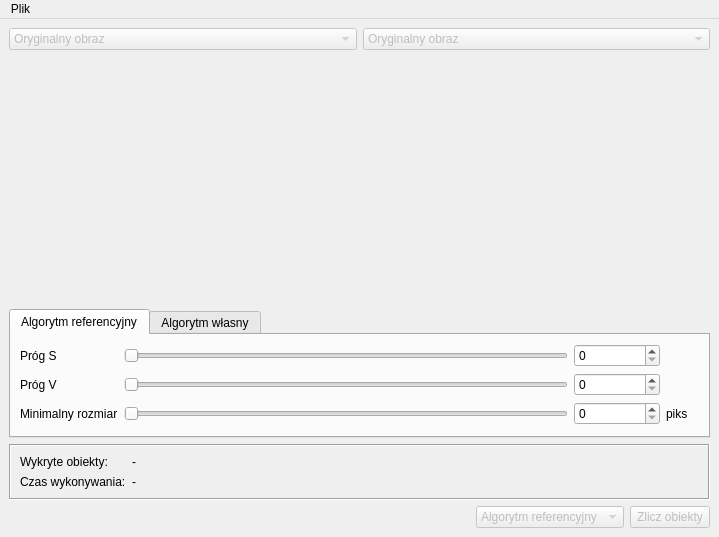
<?xml version="1.0" encoding="UTF-8"?>
<ui version="4.0">
 <class>MainWindow</class>
 <widget class="QMainWindow" name="MainWindow">
  <property name="geometry">
   <rect>
    <x>0</x>
    <y>0</y>
    <width>719</width>
    <height>537</height>
   </rect>
  </property>
  <property name="windowTitle">
   <string>Zliczanie obiektów</string>
  </property>
  <widget class="QWidget" name="centralwidget">
   <property name="sizePolicy">
    <sizepolicy hsizetype="Preferred" vsizetype="Preferred">
     <horstretch>0</horstretch>
     <verstretch>0</verstretch>
    </sizepolicy>
   </property>
   <property name="minimumSize">
    <size>
     <width>425</width>
     <height>0</height>
    </size>
   </property>
   <layout class="QVBoxLayout" name="verticalLayout_3">
    <item>
     <layout class="QHBoxLayout" name="horizontalLayout">
      <item>
       <layout class="QVBoxLayout" name="verticalLayout">
        <item>
         <widget class="QComboBox" name="imageComboLeft">
          <property name="enabled">
           <bool>false</bool>
          </property>
          <property name="sizePolicy">
           <sizepolicy hsizetype="Preferred" vsizetype="Fixed">
            <horstretch>0</horstretch>
            <verstretch>0</verstretch>
           </sizepolicy>
          </property>
          <item>
           <property name="text">
            <string>Oryginalny obraz</string>
           </property>
          </item>
          <item>
           <property name="text">
            <string>Oryginalny obraz (przestrzeń H)</string>
           </property>
          </item>
          <item>
           <property name="text">
            <string>Oryginalny obraz (przestrzeń S)</string>
           </property>
          </item>
          <item>
           <property name="text">
            <string>Oryginalny obraz (przestrzeń V)</string>
           </property>
          </item>
          <item>
           <property name="text">
            <string>Wstępne przetwarzanie</string>
           </property>
          </item>
          <item>
           <property name="text">
            <string>Wstępne przetwarzanie (przestrzeń H)</string>
           </property>
          </item>
          <item>
           <property name="text">
            <string>Wstępne przetwarzanie (przestrzeń S)</string>
           </property>
          </item>
          <item>
           <property name="text">
            <string>Wstępne przetwarzanie (przestrzeń V)</string>
           </property>
          </item>
          <item>
           <property name="text">
            <string>Progowanie (przestrzeń H)</string>
           </property>
          </item>
          <item>
           <property name="text">
            <string>Progowanie (przestrzeń S)</string>
           </property>
          </item>
          <item>
           <property name="text">
            <string>Progowanie (przestrzeń V)</string>
           </property>
          </item>
          <item>
           <property name="text">
            <string>Operacje morfologiczne</string>
           </property>
          </item>
          <item>
           <property name="text">
            <string>Zliczanie</string>
           </property>
          </item>
         </widget>
        </item>
        <item>
         <widget class="ImageWidget" name="imagePreviewLeft">
          <property name="sizePolicy">
           <sizepolicy hsizetype="Expanding" vsizetype="Expanding">
            <horstretch>0</horstretch>
            <verstretch>0</verstretch>
           </sizepolicy>
          </property>
          <property name="minimumSize">
           <size>
            <width>0</width>
            <height>0</height>
           </size>
          </property>
          <property name="contextMenuPolicy">
           <enum>Qt::ActionsContextMenu</enum>
          </property>
          <property name="text">
           <string/>
          </property>
          <property name="scaledContents">
           <bool>false</bool>
          </property>
          <property name="alignment">
           <set>Qt::AlignCenter</set>
          </property>
         </widget>
        </item>
       </layout>
      </item>
      <item>
       <layout class="QVBoxLayout" name="verticalLayout_2">
        <item>
         <widget class="QComboBox" name="imageComboRight">
          <property name="enabled">
           <bool>false</bool>
          </property>
          <property name="sizePolicy">
           <sizepolicy hsizetype="Preferred" vsizetype="Fixed">
            <horstretch>0</horstretch>
            <verstretch>0</verstretch>
           </sizepolicy>
          </property>
          <property name="currentText">
           <string>Oryginalny obraz</string>
          </property>
          <property name="currentIndex">
           <number>0</number>
          </property>
          <item>
           <property name="text">
            <string>Oryginalny obraz</string>
           </property>
          </item>
          <item>
           <property name="text">
            <string>Oryginalny obraz (przestrzeń H)</string>
           </property>
          </item>
          <item>
           <property name="text">
            <string>Oryginalny obraz (przestrzeń S)</string>
           </property>
          </item>
          <item>
           <property name="text">
            <string>Oryginalny obraz (przestrzeń V)</string>
           </property>
          </item>
          <item>
           <property name="text">
            <string>Wstępne przetwarzanie</string>
           </property>
          </item>
          <item>
           <property name="text">
            <string>Wstępne przetwarzanie (przestrzeń H)</string>
           </property>
          </item>
          <item>
           <property name="text">
            <string>Wstępne przetwarzanie (przestrzeń S)</string>
           </property>
          </item>
          <item>
           <property name="text">
            <string>Wstępne przetwarzanie (przestrzeń V)</string>
           </property>
          </item>
          <item>
           <property name="text">
            <string>Progowanie (przestrzeń H)</string>
           </property>
          </item>
          <item>
           <property name="text">
            <string>Progowanie (przestrzeń S)</string>
           </property>
          </item>
          <item>
           <property name="text">
            <string>Progowanie (przestrzeń V)</string>
           </property>
          </item>
          <item>
           <property name="text">
            <string>Operacje morfologiczne</string>
           </property>
          </item>
          <item>
           <property name="text">
            <string>Zliczanie</string>
           </property>
          </item>
         </widget>
        </item>
        <item>
         <widget class="ImageWidget" name="imagePreviewRight">
          <property name="sizePolicy">
           <sizepolicy hsizetype="Expanding" vsizetype="Expanding">
            <horstretch>0</horstretch>
            <verstretch>0</verstretch>
           </sizepolicy>
          </property>
          <property name="minimumSize">
           <size>
            <width>0</width>
            <height>0</height>
           </size>
          </property>
          <property name="contextMenuPolicy">
           <enum>Qt::ActionsContextMenu</enum>
          </property>
          <property name="text">
           <string/>
          </property>
          <property name="scaledContents">
           <bool>false</bool>
          </property>
          <property name="alignment">
           <set>Qt::AlignCenter</set>
          </property>
         </widget>
        </item>
       </layout>
      </item>
     </layout>
    </item>
    <item>
     <widget class="QTabWidget" name="algorithmTabs">
      <property name="sizePolicy">
       <sizepolicy hsizetype="Preferred" vsizetype="Preferred">
        <horstretch>0</horstretch>
        <verstretch>0</verstretch>
       </sizepolicy>
      </property>
      <property name="currentIndex">
       <number>0</number>
      </property>
      <widget class="QWidget" name="refAlgorithmTab">
       <attribute name="title">
        <string>Algorytm referencyjny</string>
       </attribute>
       <layout class="QVBoxLayout" name="verticalLayout_5">
        <item>
         <layout class="QFormLayout" name="formLayout_2">
          <item row="0" column="0">
           <widget class="QLabel" name="sThresholdLabel">
            <property name="text">
             <string>Próg S</string>
            </property>
           </widget>
          </item>
          <item row="0" column="1">
           <layout class="QHBoxLayout" name="horizontalLayout_10">
            <item>
             <widget class="QSlider" name="sThresholdSlider">
              <property name="maximum">
               <number>256</number>
              </property>
              <property name="tracking">
               <bool>true</bool>
              </property>
              <property name="orientation">
               <enum>Qt::Horizontal</enum>
              </property>
              <property name="invertedAppearance">
               <bool>false</bool>
              </property>
              <property name="invertedControls">
               <bool>false</bool>
              </property>
              <property name="tickPosition">
               <enum>QSlider::NoTicks</enum>
              </property>
             </widget>
            </item>
            <item>
             <widget class="QSpinBox" name="sThresholdSpin">
              <property name="minimumSize">
               <size>
                <width>86</width>
                <height>0</height>
               </size>
              </property>
              <property name="wrapping">
               <bool>false</bool>
              </property>
              <property name="frame">
               <bool>true</bool>
              </property>
              <property name="buttonSymbols">
               <enum>QAbstractSpinBox::UpDownArrows</enum>
              </property>
              <property name="maximum">
               <number>256</number>
              </property>
              <property name="displayIntegerBase">
               <number>10</number>
              </property>
             </widget>
            </item>
            <item>
             <widget class="QLabel" name="label_4">
              <property name="minimumSize">
               <size>
                <width>33</width>
                <height>0</height>
               </size>
              </property>
              <property name="text">
               <string/>
              </property>
             </widget>
            </item>
           </layout>
          </item>
          <item row="1" column="0">
           <widget class="QLabel" name="vThresholdLabel">
            <property name="text">
             <string>Próg V</string>
            </property>
           </widget>
          </item>
          <item row="1" column="1">
           <layout class="QHBoxLayout" name="horizontalLayout_9">
            <item>
             <widget class="QSlider" name="vThresholdSlider">
              <property name="maximum">
               <number>256</number>
              </property>
              <property name="tracking">
               <bool>true</bool>
              </property>
              <property name="orientation">
               <enum>Qt::Horizontal</enum>
              </property>
              <property name="invertedAppearance">
               <bool>false</bool>
              </property>
              <property name="invertedControls">
               <bool>false</bool>
              </property>
              <property name="tickPosition">
               <enum>QSlider::NoTicks</enum>
              </property>
             </widget>
            </item>
            <item>
             <widget class="QSpinBox" name="vThresholdSpin">
              <property name="minimumSize">
               <size>
                <width>86</width>
                <height>0</height>
               </size>
              </property>
              <property name="maximum">
               <number>256</number>
              </property>
             </widget>
            </item>
            <item>
             <widget class="QLabel" name="label_5">
              <property name="minimumSize">
               <size>
                <width>33</width>
                <height>0</height>
               </size>
              </property>
              <property name="text">
               <string/>
              </property>
             </widget>
            </item>
           </layout>
          </item>
          <item row="2" column="0">
           <widget class="QLabel" name="refMinSizeLabel">
            <property name="enabled">
             <bool>true</bool>
            </property>
            <property name="text">
             <string>Minimalny rozmiar</string>
            </property>
           </widget>
          </item>
          <item row="2" column="1">
           <layout class="QHBoxLayout" name="horizontalLayout_7">
            <item>
             <widget class="QSlider" name="refMinSizeSlider">
              <property name="maximum">
               <number>10000</number>
              </property>
              <property name="tracking">
               <bool>true</bool>
              </property>
              <property name="orientation">
               <enum>Qt::Horizontal</enum>
              </property>
              <property name="invertedAppearance">
               <bool>false</bool>
              </property>
              <property name="invertedControls">
               <bool>false</bool>
              </property>
              <property name="tickPosition">
               <enum>QSlider::NoTicks</enum>
              </property>
             </widget>
            </item>
            <item>
             <widget class="QSpinBox" name="refMinSizeSpin">
              <property name="sizePolicy">
               <sizepolicy hsizetype="Minimum" vsizetype="Fixed">
                <horstretch>0</horstretch>
                <verstretch>0</verstretch>
               </sizepolicy>
              </property>
              <property name="minimumSize">
               <size>
                <width>86</width>
                <height>0</height>
               </size>
              </property>
              <property name="maximum">
               <number>10000</number>
              </property>
             </widget>
            </item>
            <item>
             <widget class="QLabel" name="label_3">
              <property name="minimumSize">
               <size>
                <width>33</width>
                <height>0</height>
               </size>
              </property>
              <property name="text">
               <string>piks</string>
              </property>
             </widget>
            </item>
           </layout>
          </item>
         </layout>
        </item>
       </layout>
      </widget>
      <widget class="QWidget" name="customAlgorithmTab">
       <attribute name="title">
        <string>Algorytm własny</string>
       </attribute>
       <layout class="QVBoxLayout" name="verticalLayout_4">
        <item>
         <layout class="QFormLayout" name="formLayout">
          <item row="0" column="0">
           <widget class="QLabel" name="customMinSizeLabel">
            <property name="enabled">
             <bool>true</bool>
            </property>
            <property name="text">
             <string>Minimalny rozmiar</string>
            </property>
           </widget>
          </item>
          <item row="0" column="1">
           <layout class="QHBoxLayout" name="horizontalLayout_5">
            <item>
             <widget class="QSlider" name="customMinSizeSlider">
              <property name="maximum">
               <number>10000</number>
              </property>
              <property name="value">
               <number>154</number>
              </property>
              <property name="tracking">
               <bool>true</bool>
              </property>
              <property name="orientation">
               <enum>Qt::Horizontal</enum>
              </property>
              <property name="invertedAppearance">
               <bool>false</bool>
              </property>
              <property name="invertedControls">
               <bool>false</bool>
              </property>
              <property name="tickPosition">
               <enum>QSlider::NoTicks</enum>
              </property>
             </widget>
            </item>
            <item>
             <widget class="QSpinBox" name="customMinSizeSpin">
              <property name="minimumSize">
               <size>
                <width>86</width>
                <height>0</height>
               </size>
              </property>
              <property name="maximum">
               <number>10000</number>
              </property>
              <property name="value">
               <number>154</number>
              </property>
             </widget>
            </item>
            <item>
             <widget class="QLabel" name="label_2">
              <property name="text">
               <string>piks</string>
              </property>
             </widget>
            </item>
           </layout>
          </item>
          <item row="1" column="0">
           <widget class="QLabel" name="safeAreaLabel">
            <property name="text">
             <string>Strefa bezpieczna</string>
            </property>
           </widget>
          </item>
          <item row="1" column="1">
           <layout class="QHBoxLayout" name="horizontalLayout_4">
            <item>
             <widget class="QSlider" name="safeAreaSlider">
              <property name="maximum">
               <number>10000</number>
              </property>
              <property name="singleStep">
               <number>10</number>
              </property>
              <property name="pageStep">
               <number>100</number>
              </property>
              <property name="value">
               <number>2000</number>
              </property>
              <property name="sliderPosition">
               <number>2000</number>
              </property>
              <property name="orientation">
               <enum>Qt::Horizontal</enum>
              </property>
             </widget>
            </item>
            <item>
             <widget class="QDoubleSpinBox" name="safeAreaSpin">
              <property name="minimumSize">
               <size>
                <width>86</width>
                <height>0</height>
               </size>
              </property>
              <property name="maximum">
               <double>100.000000000000000</double>
              </property>
              <property name="value">
               <double>20.000000000000000</double>
              </property>
             </widget>
            </item>
            <item>
             <widget class="QLabel" name="label">
              <property name="minimumSize">
               <size>
                <width>33</width>
                <height>0</height>
               </size>
              </property>
              <property name="text">
               <string>%</string>
              </property>
             </widget>
            </item>
           </layout>
          </item>
         </layout>
        </item>
       </layout>
      </widget>
     </widget>
    </item>
    <item>
     <widget class="QFrame" name="frame">
      <property name="minimumSize">
       <size>
        <width>0</width>
        <height>0</height>
       </size>
      </property>
      <property name="frameShape">
       <enum>QFrame::Box</enum>
      </property>
      <property name="frameShadow">
       <enum>QFrame::Sunken</enum>
      </property>
      <property name="lineWidth">
       <number>1</number>
      </property>
      <layout class="QFormLayout" name="formLayout_3">
       <item row="0" column="0">
        <widget class="QLabel" name="detectedLabel">
         <property name="frameShape">
          <enum>QFrame::NoFrame</enum>
         </property>
         <property name="midLineWidth">
          <number>0</number>
         </property>
         <property name="text">
          <string>Wykryte obiekty:</string>
         </property>
        </widget>
       </item>
       <item row="0" column="1">
        <widget class="QLabel" name="detectedValueLabel">
         <property name="text">
          <string>-</string>
         </property>
        </widget>
       </item>
       <item row="1" column="0">
        <widget class="QLabel" name="executionTimeLabel">
         <property name="text">
          <string>Czas wykonywania:</string>
         </property>
        </widget>
       </item>
       <item row="1" column="1">
        <widget class="QLabel" name="executionTimeValueLabel">
         <property name="text">
          <string>-</string>
         </property>
        </widget>
       </item>
      </layout>
     </widget>
    </item>
    <item>
     <layout class="QHBoxLayout" name="horizontalLayout_3">
      <item>
       <spacer name="horizontalSpacer">
        <property name="orientation">
         <enum>Qt::Horizontal</enum>
        </property>
        <property name="sizeHint" stdset="0">
         <size>
          <width>40</width>
          <height>20</height>
         </size>
        </property>
       </spacer>
      </item>
      <item>
       <widget class="QComboBox" name="algorithmCombo">
        <property name="enabled">
         <bool>false</bool>
        </property>
        <item>
         <property name="text">
          <string>Algorytm referencyjny</string>
         </property>
        </item>
        <item>
         <property name="text">
          <string>Algorytm własny</string>
         </property>
        </item>
       </widget>
      </item>
      <item>
       <widget class="QPushButton" name="countButton">
        <property name="enabled">
         <bool>false</bool>
        </property>
        <property name="text">
         <string>Zlicz obiekty</string>
        </property>
       </widget>
      </item>
     </layout>
    </item>
   </layout>
  </widget>
  <widget class="QMenuBar" name="menuBar">
   <property name="geometry">
    <rect>
     <x>0</x>
     <y>0</y>
     <width>719</width>
     <height>29</height>
    </rect>
   </property>
   <widget class="QMenu" name="menuFile">
    <property name="title">
     <string>Plik</string>
    </property>
    <addaction name="actionOpen"/>
    <addaction name="separator"/>
    <addaction name="actionExit"/>
   </widget>
   <addaction name="menuFile"/>
  </widget>
  <action name="actionOpen">
   <property name="text">
    <string>Wczytaj obraz...</string>
   </property>
  </action>
  <action name="actionExit">
   <property name="text">
    <string>Zamknij</string>
   </property>
  </action>
  <action name="actionSaveLeft">
   <property name="text">
    <string>Zapisz...</string>
   </property>
   <property name="toolTip">
    <string>Zapisz obraz</string>
   </property>
  </action>
  <action name="actionSaveRight">
   <property name="text">
    <string>Zapisz...</string>
   </property>
   <property name="toolTip">
    <string>Zapisz obraz</string>
   </property>
  </action>
  <action name="actionShowHistogramLeft">
   <property name="text">
    <string>Histogram</string>
   </property>
   <property name="toolTip">
    <string>Wyświetl histogram</string>
   </property>
  </action>
  <action name="actionShowHistogramRight">
   <property name="text">
    <string>Histogram</string>
   </property>
   <property name="toolTip">
    <string>Wyświetl histogram</string>
   </property>
  </action>
 </widget>
 <customwidgets>
  <customwidget>
   <class>ImageWidget</class>
   <extends>QLabel</extends>
   <header>ui/image_widget</header>
  </customwidget>
 </customwidgets>
 <tabstops>
  <tabstop>imageComboLeft</tabstop>
  <tabstop>imageComboRight</tabstop>
  <tabstop>algorithmTabs</tabstop>
  <tabstop>sThresholdSlider</tabstop>
  <tabstop>sThresholdSpin</tabstop>
  <tabstop>vThresholdSlider</tabstop>
  <tabstop>vThresholdSpin</tabstop>
  <tabstop>refMinSizeSlider</tabstop>
  <tabstop>refMinSizeSpin</tabstop>
  <tabstop>customMinSizeSlider</tabstop>
  <tabstop>customMinSizeSpin</tabstop>
  <tabstop>safeAreaSlider</tabstop>
  <tabstop>safeAreaSpin</tabstop>
  <tabstop>algorithmCombo</tabstop>
  <tabstop>countButton</tabstop>
 </tabstops>
 <resources/>
 <connections>
  <connection>
   <sender>sThresholdSlider</sender>
   <signal>valueChanged(int)</signal>
   <receiver>sThresholdSpin</receiver>
   <slot>setValue(int)</slot>
   <hints>
    <hint type="sourcelabel">
     <x>610</x>
     <y>318</y>
    </hint>
    <hint type="destinationlabel">
     <x>696</x>
     <y>310</y>
    </hint>
   </hints>
  </connection>
  <connection>
   <sender>vThresholdSlider</sender>
   <signal>valueChanged(int)</signal>
   <receiver>vThresholdSpin</receiver>
   <slot>setValue(int)</slot>
   <hints>
    <hint type="sourcelabel">
     <x>610</x>
     <y>357</y>
    </hint>
    <hint type="destinationlabel">
     <x>696</x>
     <y>349</y>
    </hint>
   </hints>
  </connection>
  <connection>
   <sender>sThresholdSpin</sender>
   <signal>valueChanged(int)</signal>
   <receiver>sThresholdSlider</receiver>
   <slot>setValue(int)</slot>
   <hints>
    <hint type="sourcelabel">
     <x>696</x>
     <y>310</y>
    </hint>
    <hint type="destinationlabel">
     <x>610</x>
     <y>318</y>
    </hint>
   </hints>
  </connection>
  <connection>
   <sender>vThresholdSpin</sender>
   <signal>valueChanged(int)</signal>
   <receiver>vThresholdSlider</receiver>
   <slot>setValue(int)</slot>
   <hints>
    <hint type="sourcelabel">
     <x>696</x>
     <y>349</y>
    </hint>
    <hint type="destinationlabel">
     <x>610</x>
     <y>357</y>
    </hint>
   </hints>
  </connection>
  <connection>
   <sender>customMinSizeSlider</sender>
   <signal>valueChanged(int)</signal>
   <receiver>customMinSizeSpin</receiver>
   <slot>setValue(int)</slot>
   <hints>
    <hint type="sourcelabel">
     <x>559</x>
     <y>306</y>
    </hint>
    <hint type="destinationlabel">
     <x>628</x>
     <y>308</y>
    </hint>
   </hints>
  </connection>
  <connection>
   <sender>refMinSizeSlider</sender>
   <signal>valueChanged(int)</signal>
   <receiver>refMinSizeSpin</receiver>
   <slot>setValue(int)</slot>
   <hints>
    <hint type="sourcelabel">
     <x>563</x>
     <y>390</y>
    </hint>
    <hint type="destinationlabel">
     <x>629</x>
     <y>388</y>
    </hint>
   </hints>
  </connection>
  <connection>
   <sender>refMinSizeSpin</sender>
   <signal>valueChanged(int)</signal>
   <receiver>refMinSizeSlider</receiver>
   <slot>setValue(int)</slot>
   <hints>
    <hint type="sourcelabel">
     <x>624</x>
     <y>375</y>
    </hint>
    <hint type="destinationlabel">
     <x>425</x>
     <y>384</y>
    </hint>
   </hints>
  </connection>
  <connection>
   <sender>customMinSizeSpin</sender>
   <signal>valueChanged(int)</signal>
   <receiver>customMinSizeSlider</receiver>
   <slot>setValue(int)</slot>
   <hints>
    <hint type="sourcelabel">
     <x>627</x>
     <y>297</y>
    </hint>
    <hint type="destinationlabel">
     <x>582</x>
     <y>296</y>
    </hint>
   </hints>
  </connection>
 </connections>
</ui>
